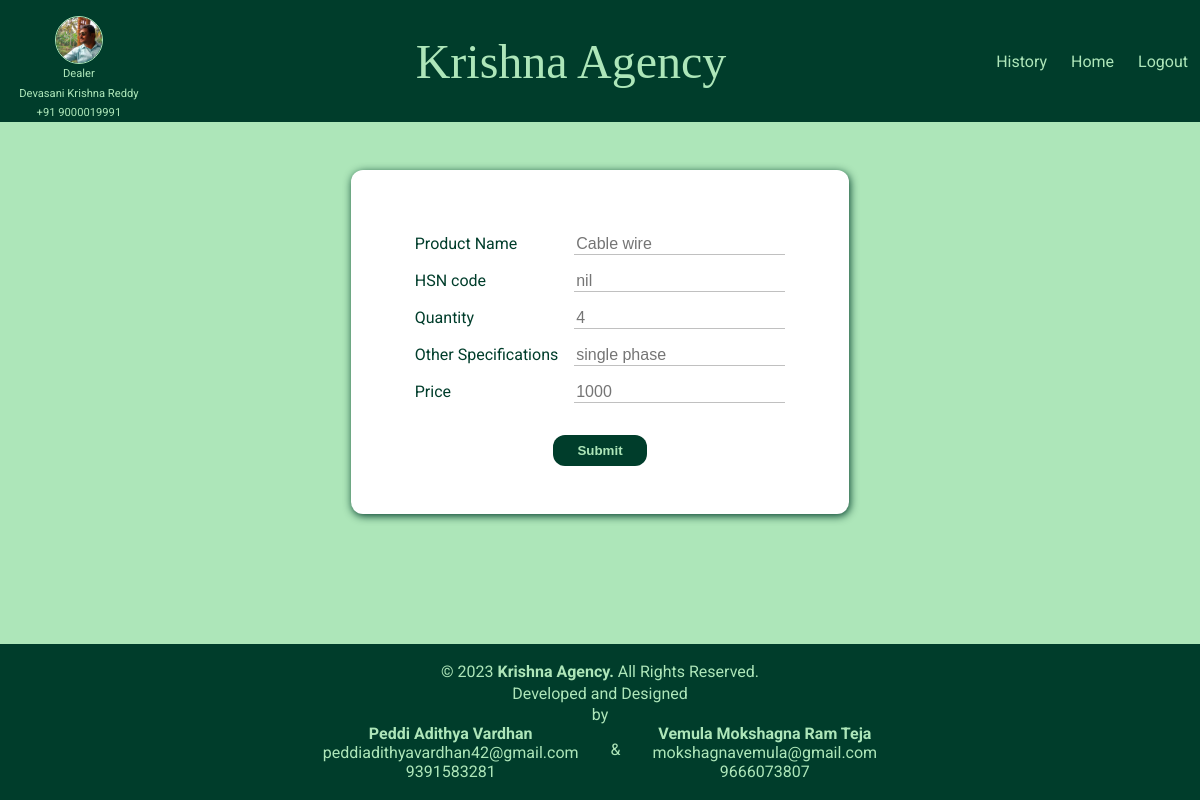
The app's page /edit_other/6/ (signed in) with its own data.
### stock/models.py (models this page shows, shortened)
class other_products(models.Model):
    item_name=models.CharField(max_length=50)
    quantity=models.IntegerField()
    specifications=models.CharField(max_length=50)
    hsncode=models.CharField(max_length=50)
    price=models.IntegerField(null=True)

### stock/views.py (the view, shortened to what this page needs)
# urls.py: path('edit_other/<str:pk>/', views.edit_others, name="editother"),
@login_required(login_url='loginpage')
def edit_others(request,pk):
    details=other_products.objects.get(id=pk)
    return render(request, 'stock/edit_others.html',{
        "details":details
    })

### stock/templates/stock/edit_others.html (shortened to what this page needs)
{% extends 'stock_base.html' %}
{% load static %}
{% block page_css %}
    <link rel="stylesheet" href="{% static "stock/motor.css" %}">
{% endblock page_css %}
{% block page_body %}
<main>
    <form method="POST">
        <div class="formdiv">
            <label for="product">Product Name</label>
            <input type="text" id="product" name="product" placeholder="{{details.item_name}}">
            <label for="hsncode">HSN code</label>
            <input type="text" id="hsncode" name="hsncode" placeholder="{{details.hsncode}}">
            <label for="quantity">Quantity</label>
            <input type="text" id="quantity" name="quantity" placeholder="{{details.quantity}}">
            <label for="specs">Other Specifications</label>
            <input type="text" id="specs" name="specs" placeholder="{{details.specifications}}">
            <label for="price">Price</label>
            <input type="text" id="price" name="price" placeholder="{{details.price}}">
            <input type="submit" id="yes" class="yes" name="Yes" />
        </div>
    </form>
</main>
{% endblock page_body %}

### static/style.css (style rules this page uses)
* { box-sizing: border-box; }
body { margin: 0; background-color: #ade6b9; font-family: 'Roboto', sans-serif; display: flex; flex-direction: column; min-height: 100vh; }
main { flex-grow: 1; }

### stock/static/stock/motor.css (style rules this page uses)
main { display: flex; justify-content: center; }
.formdiv { margin: 3rem 0; display: grid; grid-template-columns: auto auto; grid-gap: 1rem 1rem; padding: 4rem 4rem 2rem 4rem; background-color: #ffffff; border-radius: 12px; box-shadow: 1px 2px 8px #003d2b; }
.yes { display: block; grid-column: span 2; margin: 1rem auto; padding: .5rem 1.5rem; background-color: #003d2b; color: #ade6b9; font-weight: bolder; cursor: pointer; border: none; border-radius: 12px; user-select: none; transition: .4s; }
label { color: #003d2b; }
input:not(.yes) { border: none; border-bottom: 1px solid rgb(192, 192, 192); font-size: 1rem; width: 100%; transition: 0.4s; }

### records on screen
other_products: product "Cable wire", hsncode "nil", quantity "4", specs "single phase", price "1000"
